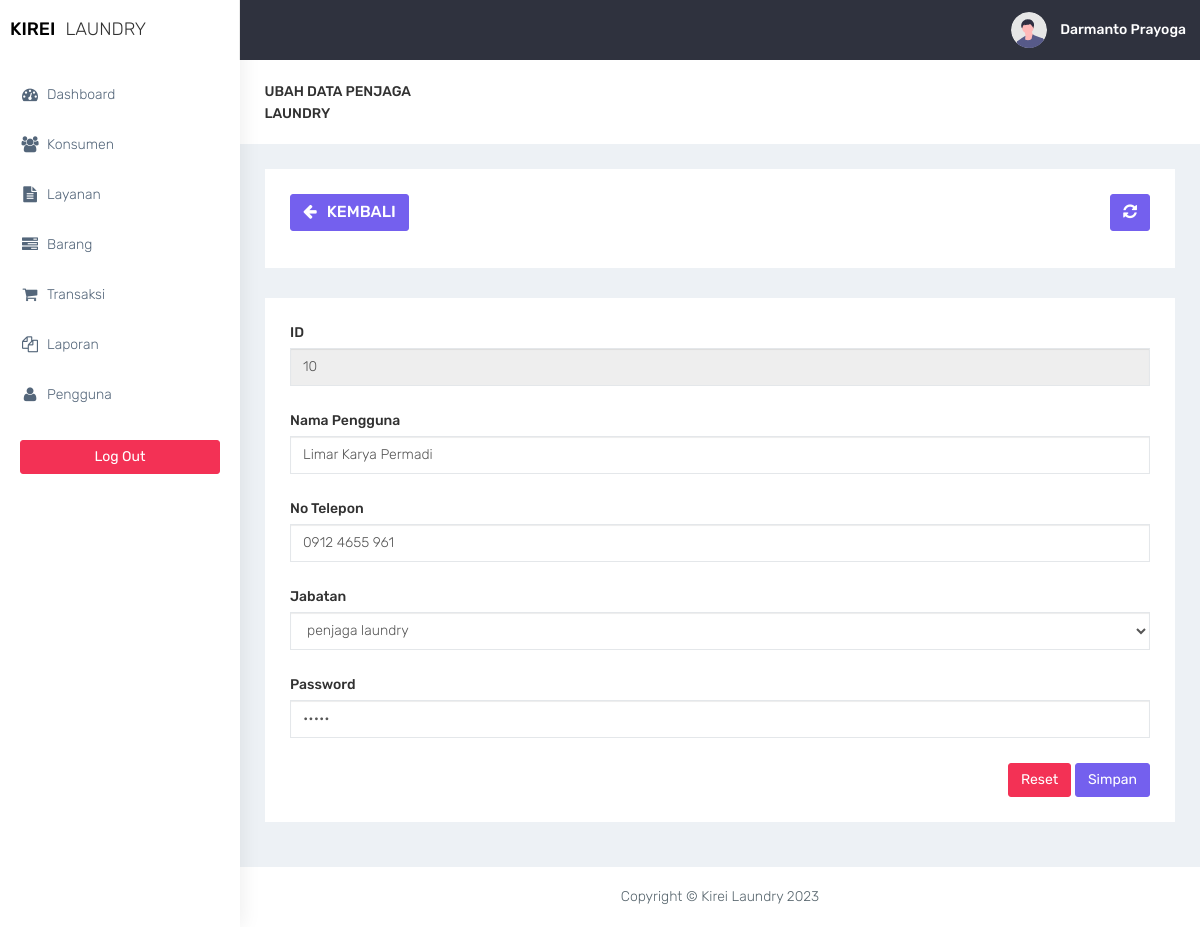
The app's page /pengguna/pengguna-form-edit.php?id_pengguna=10 (signed in) with its own data.
### tables this page shows
CREATE TABLE `pengguna` (
  `id_pengguna` varchar(5) NOT NULL,
  `nm_pengguna` varchar(30) NOT NULL,
  `no_tlp` varchar(13) NOT NULL,
  `jabatan` enum('pemilik','penjaga laundry') NOT NULL,
  `password` varchar(20) NOT NULL
);

### functions.php (called while the page is built, shortened)
<?php
function ambilsatubaris($conn, $query)
{
    $db = mysqli_query($conn, $query);
    return mysqli_fetch_assoc($db);
}

### pengguna/pengguna-form-edit.php (the view, shortened to what this page needs)
<?php
require '../functions.php';
$jabatan = ['pemilik', 'penjaga laundry'];
$id_pengguna = $_GET['id_pengguna'];
$sql = "SELECT * FROM pengguna WHERE id_pengguna = '$id_pengguna '";
$edit = ambilsatubaris($conn, $sql);
require '../layout/layout_header.php';
?>
<div class="container-fluid">
    <div class="row bg-title">
        <div class="col-lg-3 col-md-4 col-sm-4 col-xs-12">
            <h4 class="page-title">Ubah Data Penjaga Laundry</h4>
        </div>
    </div>
    <div class="row">
        <div class="col-md-12 col-lg-12 col-sm-12 col-xs-12">
            <div class="white-box">
                <div class="row">
                    <div class="col-md-6">
                        <a href="javascript:void(0)" onclick="window.history.back();" class="btn btn-primary box-title"><i class="fa fa-arrow-left fa-fw"></i> Kembali</a>
                    </div>
                    <div class="col-md-6 text-right">
                        <button id="btn-refresh" class="btn btn-primary box-title text-right" title="Refresh Data"><i class="fa fa-refresh" id="ic-refresh"></i></button>
                    </div>
                </div>
            </div>
        </div>
    </div>
    <div class="row">
        <div class="col-md-12 col-lg-12 col-sm-12 col-xs-12">
            <div class="white-box">
                <form method="post" action="">
                    <div class="form-group">
                        <label>ID</label>
                        <input type="text" name="id_pengguna" class="form-control" value="<?= $edit['id_pengguna'] ?>" readonly>
                    </div>
                    <div class="form-group">
                        <label>Nama Pengguna</label>
                        <input type="text" name="nm_pengguna" class="form-control" value="<?= $edit['nm_pengguna'] ?>">
                    </div>
                    <div class="form-group">
                        <label>No Telepon</label>
                        <input type="text" name="no_tlp" class="form-control" value="<?= $edit['no_tlp'] ?>">
                    </div>
                    <div class="form-group">
                        <label>Jabatan</label>
                        <select name="jabatan" class="form-control">
                            <?php foreach ($jabatan as $key) : ?>
                                <?php if ($key == $edit['jabatan']) : ?>
                                    <option value="<?= $key ?>" selected><?= $key ?></option>
                                <?php else : ?>
                                    <option value="<?= $key ?>"><?= $key ?></option>
                                <?php endif; ?>
                            <?php endforeach; ?>
                        </select>
                    </div>
                    <div class="form-group">
                        <label>Password</label>
                        <input type="password" name="password" class="form-control" value="<?= $edit['password'] ?>">
                    </div>
                    <div class="text-right">
                        <button type="reset" class="btn btn-danger">Reset</button>
                        <button type="submit" name="btn-simpan" class="btn btn-primary">Simpan</button>
                    </div>
                </form>
            </div>
        </div>
    </div>
</div>
<?php
require '../layout/layout_footer.php';
?>

### assets/css/colors/default.css (style rules this page uses)
body { background: #fff; }

### records on screen
pengguna: id_pengguna "10", nm_pengguna "Limar Karya Permadi", no_tlp "0912 4655 961", jabatan "penjaga laundry"

### other values on screen
$_SESSION['nm_pengguna'] "Darmanto Prayoga"
